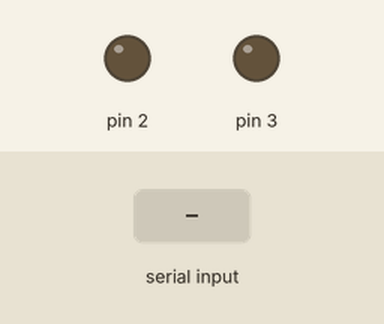
A sketch run on a simulated Arduino Uno, built with avr-gcc and run on an emulated ATmega328P. Parts: output pins drawn as LEDs (lit = HIGH). Dashed ring = blinking. The test bench sets the inputs (shaded band).

Above: at 1.2 s.
1.3 s: "time to party" received over the second serial link
At 2.42 s:
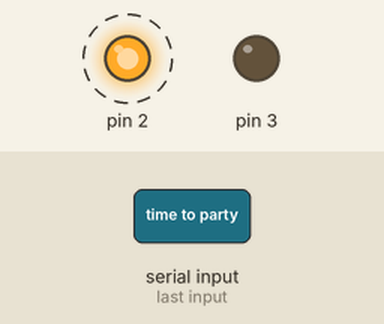
At 3.17 s:
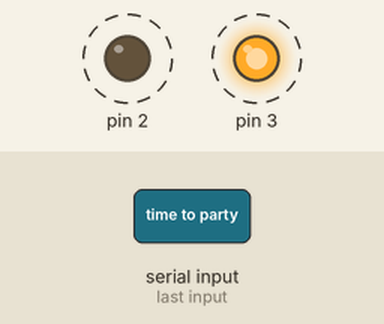
Timing chart, 0 to 10.3 s (numbered marks = the images above; inputs shaded):
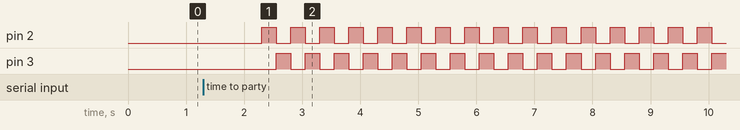

Measured:
- after the input at 1.3 s, pin 2: alternates HIGH for 0.25 s and LOW for 0.25 s, starting after 1.0 s; pin 3: alternates HIGH for 0.25 s and LOW for 0.25 s, starting after 1.3 s

The sketch:

voice_bt.ino.ino
```cpp
#include <SoftwareSerial.h>
String value;
int TxD = 11;
int RxD = 10;
SoftwareSerial bluetooth(TxD, RxD);
void setup() {
  pinMode(2, OUTPUT);
  pinMode(3, OUTPUT);
  Serial.begin(9600);       // start serial communication at 9600bps
  bluetooth.begin(9600);
}
void loop() { int i =0;
  Serial.println(value);
 if (bluetooth.available())
   {
    value = bluetooth.readString();
    if (value == "all LED turn on"){
    digitalWrite(2, HIGH);
    digitalWrite(3, HIGH);
      }
    if (value == "all LED turn off"){
      digitalWrite(2, LOW);
      digitalWrite(3, LOW);
      }
    if (value == "turn on Red LED"){
    digitalWrite(2, HIGH);
      }
    if (value == "turn on green LED"){
      digitalWrite(3, HIGH);
      }

    if (value == "turn off red LED"){
    digitalWrite(2, LOW);
      }
    if (value == "turn off green LED"){
      digitalWrite(3, LOW);
      }
      if (value == "turn off all devices"){
    digitalWrite(2, LOW);
    digitalWrite(3, LOW);
    digitalWrite(4, LOW);
      }
      if (value == "time to party"){
      for(i=0; i<60; i++){
      digitalWrite(2, HIGH);
      digitalWrite(3, LOW);// turn the LED on (HIGH is the voltage level)
      delay(250);               // wait for a second
      digitalWrite(2, LOW);
      digitalWrite(3, HIGH);// turn the LED off by making the voltage LOW
      delay(250);
      }
      }
 }
}
```
